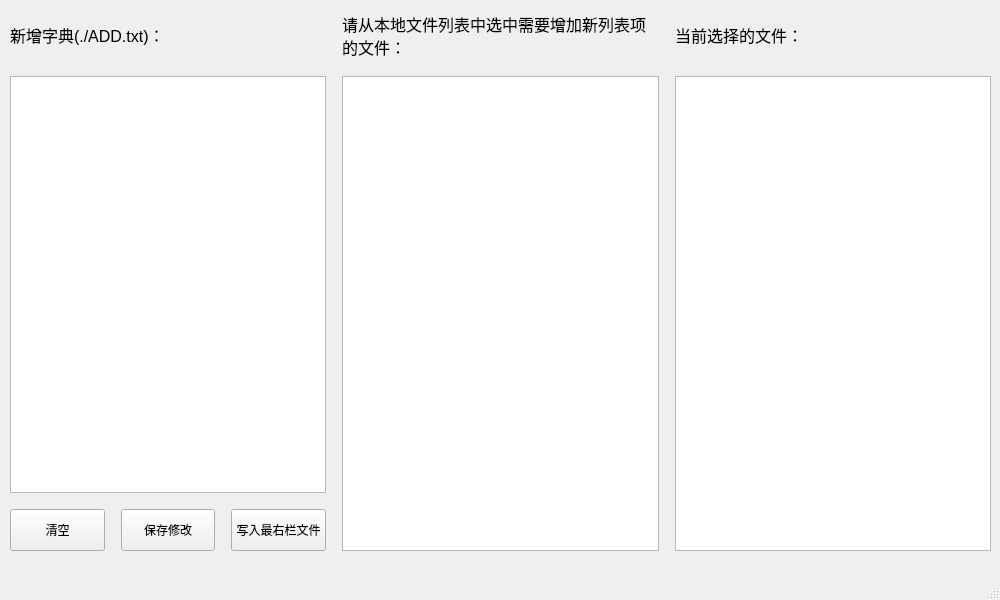
<?xml version="1.0" encoding="UTF-8"?>
<ui version="4.0">
 <class>MainWindow</class>
 <widget class="QMainWindow" name="MainWindow">
  <property name="geometry">
   <rect>
    <x>0</x>
    <y>0</y>
    <width>1000</width>
    <height>600</height>
   </rect>
  </property>
  <property name="windowTitle">
   <string>字典管理工具 v0.1，Power By Z9</string>
  </property>
  <widget class="QWidget" name="centralwidget">
   <widget class="QWidget" name="horizontalLayoutWidget">
    <property name="geometry">
     <rect>
      <x>10</x>
      <y>10</y>
      <width>981</width>
      <height>541</height>
     </rect>
    </property>
    <layout class="QHBoxLayout" name="horizontalLayout_1" stretch="1,1,1">
     <property name="spacing">
      <number>16</number>
     </property>
     <item>
      <layout class="QVBoxLayout" name="verticalLayout_1_1" stretch="1,20,2">
       <item>
        <widget class="QLabel" name="label_1">
         <property name="minimumSize">
          <size>
           <width>0</width>
           <height>50</height>
          </size>
         </property>
         <property name="font">
          <font>
           <pointsize>12</pointsize>
          </font>
         </property>
         <property name="text">
          <string>新增字典(./ADD.txt)：</string>
         </property>
        </widget>
       </item>
       <item>
        <widget class="QTextEdit" name="textEdit_1"/>
       </item>
       <item>
        <layout class="QHBoxLayout" name="horizontalLayout_1_1_1" stretch="1,1,1">
         <item>
          <widget class="QPushButton" name="pushButton_1">
           <property name="sizePolicy">
            <sizepolicy hsizetype="Minimum" vsizetype="Expanding">
             <horstretch>0</horstretch>
             <verstretch>0</verstretch>
            </sizepolicy>
           </property>
           <property name="text">
            <string>清空</string>
           </property>
          </widget>
         </item>
         <item>
          <widget class="QPushButton" name="pushButton_2">
           <property name="sizePolicy">
            <sizepolicy hsizetype="Minimum" vsizetype="Expanding">
             <horstretch>0</horstretch>
             <verstretch>0</verstretch>
            </sizepolicy>
           </property>
           <property name="text">
            <string>保存修改</string>
           </property>
          </widget>
         </item>
         <item>
          <widget class="QPushButton" name="pushButton_3">
           <property name="sizePolicy">
            <sizepolicy hsizetype="Minimum" vsizetype="Expanding">
             <horstretch>0</horstretch>
             <verstretch>0</verstretch>
            </sizepolicy>
           </property>
           <property name="text">
            <string>写入最右栏文件</string>
           </property>
          </widget>
         </item>
        </layout>
       </item>
      </layout>
     </item>
     <item>
      <layout class="QVBoxLayout" name="verticalLayout_1_2" stretch="1,20">
       <item>
        <widget class="QLabel" name="label_2">
         <property name="minimumSize">
          <size>
           <width>0</width>
           <height>50</height>
          </size>
         </property>
         <property name="font">
          <font>
           <pointsize>12</pointsize>
          </font>
         </property>
         <property name="text">
          <string>请从本地文件列表中选中需要增加新列表项的文件：</string>
         </property>
         <property name="wordWrap">
          <bool>true</bool>
         </property>
        </widget>
       </item>
       <item>
        <widget class="QListWidget" name="listWidget_2">
         <property name="font">
          <font>
           <pointsize>11</pointsize>
          </font>
         </property>
         <property name="contextMenuPolicy">
          <enum>Qt::CustomContextMenu</enum>
         </property>
        </widget>
       </item>
      </layout>
     </item>
     <item>
      <layout class="QVBoxLayout" name="verticalLayout_1_3" stretch="1,20">
       <item>
        <widget class="QLabel" name="label_3">
         <property name="sizePolicy">
          <sizepolicy hsizetype="Preferred" vsizetype="Preferred">
           <horstretch>0</horstretch>
           <verstretch>0</verstretch>
          </sizepolicy>
         </property>
         <property name="minimumSize">
          <size>
           <width>0</width>
           <height>50</height>
          </size>
         </property>
         <property name="font">
          <font>
           <pointsize>12</pointsize>
          </font>
         </property>
         <property name="text">
          <string>当前选择的文件：</string>
         </property>
         <property name="wordWrap">
          <bool>true</bool>
         </property>
        </widget>
       </item>
       <item>
        <widget class="QListWidget" name="listWidget_3">
         <property name="font">
          <font>
           <pointsize>11</pointsize>
          </font>
         </property>
         <property name="contextMenuPolicy">
          <enum>Qt::CustomContextMenu</enum>
         </property>
        </widget>
       </item>
      </layout>
     </item>
    </layout>
   </widget>
  </widget>
  <widget class="QMenuBar" name="menubar">
   <property name="geometry">
    <rect>
     <x>0</x>
     <y>0</y>
     <width>1000</width>
     <height>23</height>
    </rect>
   </property>
  </widget>
  <widget class="QStatusBar" name="statusbar"/>
 </widget>
 <resources/>
 <connections/>
</ui>
